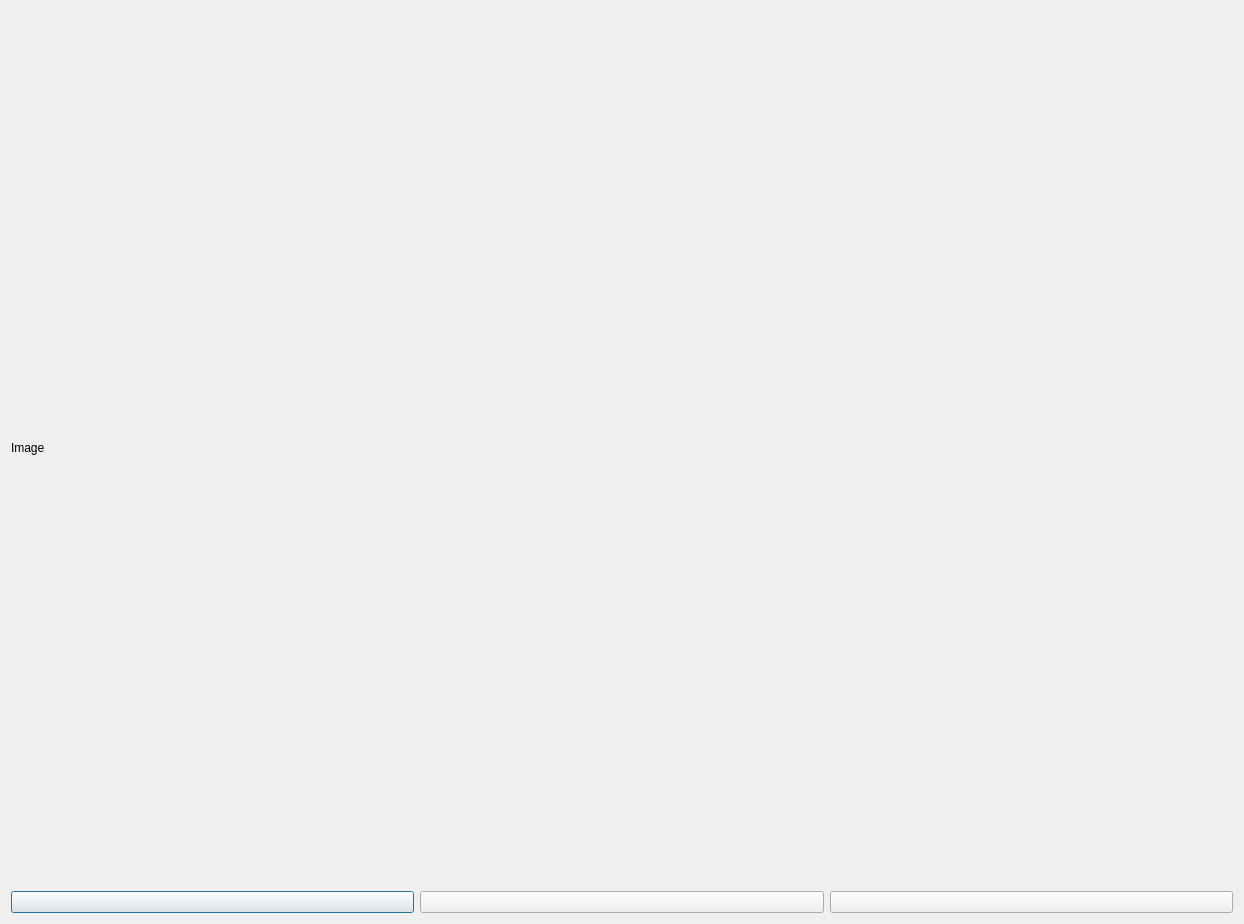
<?xml version="1.0" encoding="UTF-8"?>
<ui version="4.0">
 <class>Dialog</class>
 <widget class="QDialog" name="Dialog">
  <property name="geometry">
   <rect>
    <x>0</x>
    <y>0</y>
    <width>1244</width>
    <height>924</height>
   </rect>
  </property>
  <property name="windowTitle">
   <string>Crop image</string>
  </property>
  <property name="windowIcon">
   <iconset>
    <normaloff>pypordb/8027068_splash.png</normaloff>pypordb/8027068_splash.png</iconset>
  </property>
  <layout class="QGridLayout" name="gridLayout">
   <item row="0" column="0">
    <layout class="QVBoxLayout">
     <item>
      <widget class="QLabel" name="labelBild">
       <property name="minimumSize">
        <size>
         <width>260</width>
         <height>260</height>
        </size>
       </property>
       <property name="whatsThis">
        <string/>
       </property>
       <property name="text">
        <string>Image</string>
       </property>
      </widget>
     </item>
     <item>
      <layout class="QHBoxLayout">
       <item>
        <widget class="QPushButton" name="pushButtonNeuSpeichern">
         <property name="toolTip">
          <string>&lt;html&gt;&lt;head/&gt;&lt;body&gt;&lt;p&gt;Save&lt;/p&gt;&lt;/body&gt;&lt;/html&gt;</string>
         </property>
         <property name="text">
          <string/>
         </property>
         <property name="icon">
          <iconset>
           <normaloff>pypordb/media-floppy.png</normaloff>pypordb/media-floppy.png</iconset>
         </property>
        </widget>
       </item>
       <item>
        <widget class="QPushButton" name="pushButtonNeuSpeichernAls">
         <property name="toolTip">
          <string>&lt;html&gt;&lt;head/&gt;&lt;body&gt;&lt;p&gt;Save as ...&lt;/p&gt;&lt;/body&gt;&lt;/html&gt;</string>
         </property>
         <property name="text">
          <string/>
         </property>
         <property name="icon">
          <iconset>
           <normaloff>pypordb/document-save-as.svg</normaloff>pypordb/document-save-as.svg</iconset>
         </property>
        </widget>
       </item>
       <item>
        <widget class="QPushButton" name="pushButtonNeuCancel">
         <property name="toolTip">
          <string>&lt;html&gt;&lt;head/&gt;&lt;body&gt;&lt;p&gt;Cancel&lt;/p&gt;&lt;/body&gt;&lt;/html&gt;</string>
         </property>
         <property name="text">
          <string/>
         </property>
         <property name="icon">
          <iconset>
           <normaloff>pypordb/dialog-cancel.svg</normaloff>pypordb/dialog-cancel.svg</iconset>
         </property>
        </widget>
       </item>
      </layout>
     </item>
    </layout>
   </item>
  </layout>
 </widget>
 <resources/>
 <connections/>
</ui>
